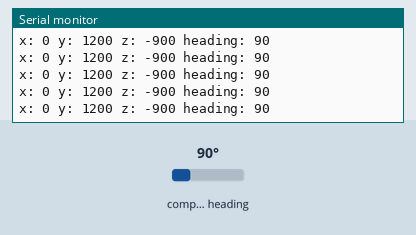
Bench run of a sketch on a simulated Arduino Uno, built with avr-gcc and run on an emulated ATmega328P. On the bench: the last lines printed to the serial monitor. The inputs (shaded band) are chosen by the test bench; at power-on: compass heading 90°.

Above: at 1.2 s.
1.3 s: compass heading set to 269°
At 1.33 s:
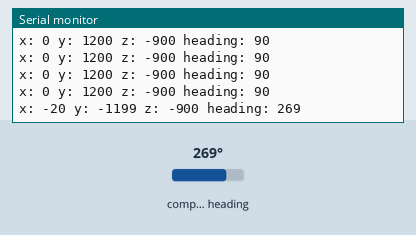
4.3 s: compass heading set to 7°
At 4.39 s:
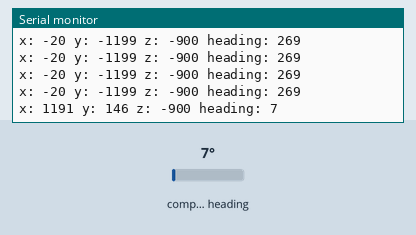
5.8 s: compass heading set to 180°
At 5.82 s:
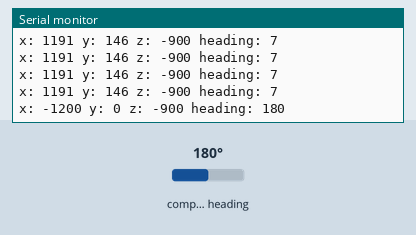
Timing chart, 0 to 8.8 s (numbered marks = the images above; inputs shaded):
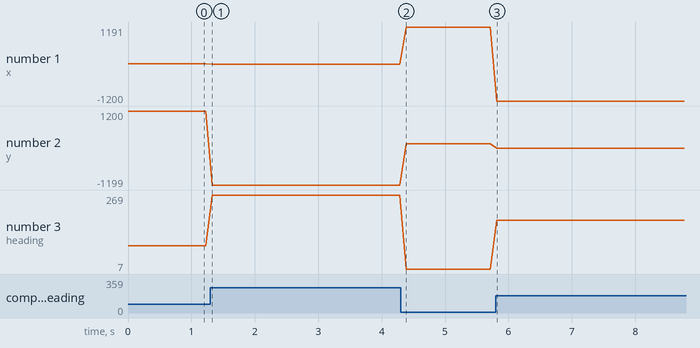

The sketch:

Compass.ino
```cpp
#include <Wire.h>
#include <MechaQMC5883.h>

MechaQMC5883 qmc;

void setup() {
  Wire.begin();
  qmc.init();
  Serial.begin(9600);
}

void loop() {
  int x,y,z,a;
  qmc.read(&x,&y,&z, &a);

  Serial.print("x: ");
  Serial.print(x);
  Serial.print(" y: ");
  Serial.print(y);
  Serial.print(" z: ");
  Serial.print(z);
  Serial.print(" heading: ");
  Serial.print(a);
  Serial.println();
  delay(100);
}
```

Measured:
- after the input at 1.3 s, the serial monitor: prints a new line at once (image 1)
- after the input at 4.3 s, the serial monitor: prints a new line after 0.09 s (image 2)
- after the input at 5.8 s, the serial monitor: prints a new line at once (image 3)
- plotted number 1: 0 → -20 after the input at 1.3 s, -20 → 1191 after the input at 4.3 s, 1191 → -1200 after the input at 5.8 s
- plotted number 2: 1200 → -1199 after the input at 1.3 s, -1199 → 146 after the input at 4.3 s, 146 → 0 after the input at 5.8 s
- plotted number 3: 90 → 269 after the input at 1.3 s, 269 → 7 after the input at 4.3 s, 7 → 180 after the input at 5.8 s
